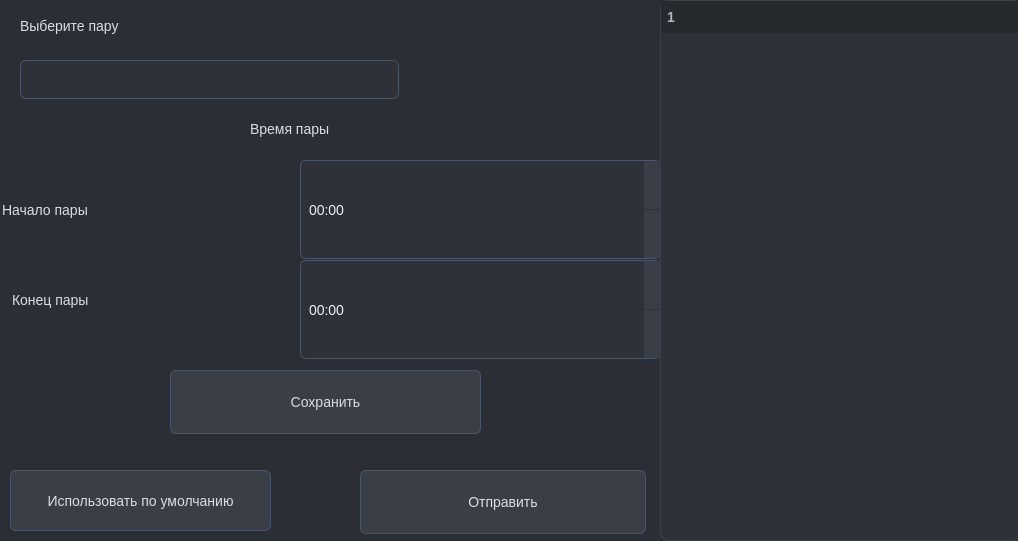
<?xml version="1.0" encoding="UTF-8"?>
<ui version="4.0">
 <class>AddLessonTimeForm</class>
 <widget class="QWidget" name="AddLessonTimeForm">
  <property name="windowModality">
   <enum>Qt::WindowModality::ApplicationModal</enum>
  </property>
  <property name="geometry">
   <rect>
    <x>0</x>
    <y>0</y>
    <width>1018</width>
    <height>541</height>
   </rect>
  </property>
  <property name="windowTitle">
   <string>Form</string>
  </property>
  <property name="styleSheet">
   <string notr="true">/* ===== База ===== */
QWidget {
    background-color: #2B2E34;
    color: #D8DEE9;
    font-family: &quot;Segoe UI&quot;, &quot;Inter&quot;, &quot;Arial&quot;;
    font-size: 14px;
}

/* ===== QLabel ===== */
QLabel {
    color: #D8DEE9;
}

QLabel#titleLabel {
    font-size: 18px;
    font-weight: 600;
    color: #ECEFF4;
}

QLabel#secondaryLabel {
    color: #AEB6C2;
    font-size: 13px;
}

/* ===== QPushButton ===== */
QPushButton {
    background-color: #3A3F47;
    color: #D8DEE9;
    border: 1px solid #4C566A;
    border-radius: 6px;
    padding: 6px 12px;
}

QPushButton:hover {
    background-color: #434955;
}

QPushButton:pressed {
    background-color: #4C566A;
}

QPushButton:disabled {
    background-color: #2E3238;
    color: #6C7280;
    border: 1px solid #2E3238;
}

/* ===== QTreeWidget ===== */
QTreeWidget {
    background-color: #2E3238;
    border: 1px solid #3B4048;
    border-radius: 8px;
    outline: none;
}

QTreeWidget::item {
    padding: 6px 8px;
    color: #D8DEE9;
    border-radius: 4px;
}

/* Hover */
QTreeWidget::item:hover {
    background-color: #3A3F47;
}

/* Selected */
QTreeWidget::item:selected {
    background-color: #3E4451;
    color: #ECEFF4;
}

/* Заголовки */
QHeaderView::section {
    background-color: #26292E;
    color: #AEB6C2;
    padding: 6px;
    border: none;
    font-weight: 500;
}

/* ===== QComboBox ===== */
QComboBox {
    background-color: #2E3238;
    color: #ECEFF4;
    border: 1px solid #4C566A;
    border-radius: 6px;
    padding: 5px 10px;
}

QComboBox:hover {
    background-color: #32363D;
}

QComboBox::drop-down {
    border: none;
    width: 24px;
}

QComboBox QAbstractItemView {
    background-color: #2E3238;
    border: 1px solid #3B4048;
    selection-background-color: #3E4451;
    selection-color: #ECEFF4;
    outline: none;
}

/* ===== QTimeEdit ===== */
QTimeEdit {
    background-color: #2E3238;
    color: #ECEFF4;
    border: 1px solid #4C566A;
    border-radius: 6px;
    padding: 6px;
}

QTimeEdit:focus {
    border: 1px solid #81A1C1;
    background-color: #32363D;
}

QTimeEdit::up-button,
QTimeEdit::down-button {
    width: 16px;
    background-color: #3A3F47;
    border: none;
}

QTimeEdit::up-button:hover,
QTimeEdit::down-button:hover {
    background-color: #434955;
}

/* ===== ScrollBar ===== */
QScrollBar:vertical {
    background: #2B2E34;
    width: 8px;
}

QScrollBar::handle:vertical {
    background: #4C566A;
    border-radius: 4px;
}

QScrollBar::handle:vertical:hover {
    background: #5E677A;
}
</string>
  </property>
  <widget class="QLabel" name="label_3">
   <property name="geometry">
    <rect>
     <x>20</x>
     <y>10</y>
     <width>379</width>
     <height>32</height>
    </rect>
   </property>
   <property name="text">
    <string>Выберите пару</string>
   </property>
  </widget>
  <widget class="QComboBox" name="comboBox">
   <property name="geometry">
    <rect>
     <x>20</x>
     <y>60</y>
     <width>379</width>
     <height>39</height>
    </rect>
   </property>
  </widget>
  <widget class="QLabel" name="label">
   <property name="geometry">
    <rect>
     <x>12</x>
     <y>250</y>
     <width>316</width>
     <height>99</height>
    </rect>
   </property>
   <property name="text">
    <string>Конец пары</string>
   </property>
   <property name="alignment">
    <set>Qt::AlignmentFlag::AlignLeading|Qt::AlignmentFlag::AlignLeft|Qt::AlignmentFlag::AlignVCenter</set>
   </property>
  </widget>
  <widget class="QLabel" name="label_2">
   <property name="geometry">
    <rect>
     <x>2</x>
     <y>160</y>
     <width>316</width>
     <height>99</height>
    </rect>
   </property>
   <property name="text">
    <string>Начало пары</string>
   </property>
  </widget>
  <widget class="QLabel" name="label_4">
   <property name="geometry">
    <rect>
     <x>250</x>
     <y>110</y>
     <width>316</width>
     <height>37</height>
    </rect>
   </property>
   <property name="text">
    <string>Время пары</string>
   </property>
  </widget>
  <widget class="QTimeEdit" name="timeEdit_Start">
   <property name="geometry">
    <rect>
     <x>300</x>
     <y>160</y>
     <width>361</width>
     <height>99</height>
    </rect>
   </property>
   <property name="displayFormat">
    <string>HH:mm</string>
   </property>
  </widget>
  <widget class="QTimeEdit" name="timeEdit_End">
   <property name="geometry">
    <rect>
     <x>300</x>
     <y>260</y>
     <width>361</width>
     <height>99</height>
    </rect>
   </property>
   <property name="minimumSize">
    <size>
     <width>0</width>
     <height>0</height>
    </size>
   </property>
   <property name="font">
    <font>
     <family>Segoe UI</family>
     <pointsize>-1</pointsize>
     <fontweight>Medium</fontweight>
    </font>
   </property>
   <property name="displayFormat">
    <string>HH:mm</string>
   </property>
  </widget>
  <widget class="QPushButton" name="btnGo">
   <property name="geometry">
    <rect>
     <x>360</x>
     <y>470</y>
     <width>286</width>
     <height>64</height>
    </rect>
   </property>
   <property name="text">
    <string>Отправить</string>
   </property>
  </widget>
  <widget class="QPushButton" name="btnSave">
   <property name="geometry">
    <rect>
     <x>170</x>
     <y>370</y>
     <width>311</width>
     <height>64</height>
    </rect>
   </property>
   <property name="text">
    <string>Сохранить</string>
   </property>
  </widget>
  <widget class="QTreeWidget" name="treeWidget">
   <property name="geometry">
    <rect>
     <x>660</x>
     <y>0</y>
     <width>361</width>
     <height>541</height>
    </rect>
   </property>
   <property name="styleSheet">
    <string notr="true"/>
   </property>
   <column>
    <property name="text">
     <string notr="true">1</string>
    </property>
   </column>
  </widget>
  <widget class="QPushButton" name="btnDefault">
   <property name="geometry">
    <rect>
     <x>10</x>
     <y>470</y>
     <width>261</width>
     <height>61</height>
    </rect>
   </property>
   <property name="text">
    <string>Использовать по умолчанию</string>
   </property>
  </widget>
 </widget>
 <resources/>
 <connections/>
</ui>
